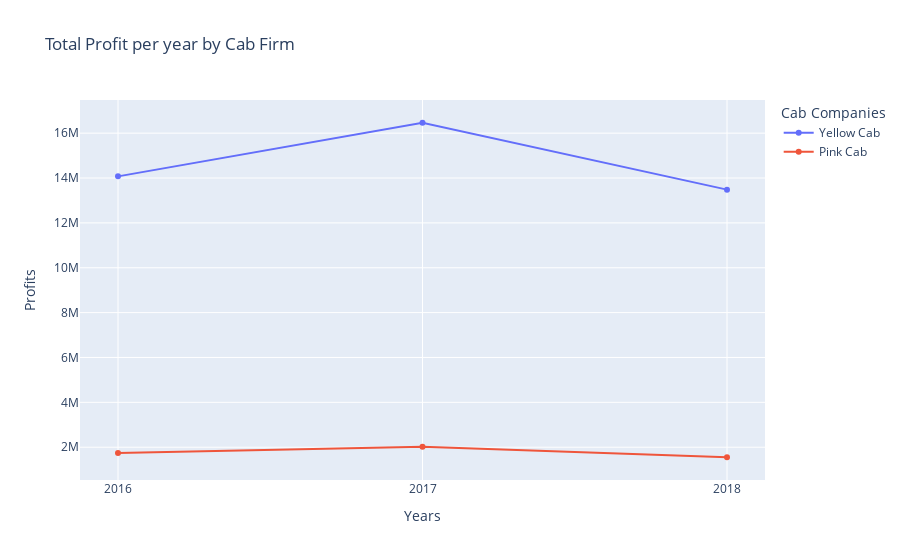

This figure's notebook cell:
### Code cell
# profit line chart

years_list = ["2016","2017","2018"]

def year_pink():
    
    
    
    profit_2016 = round ( taxi_data[(taxi_data['Year'] == 2016) & (taxi_data.Company == "Pink Cab")]["Profit"].sum() ,2)
    profit_2017 = round ( taxi_data[(taxi_data['Year'] == 2017) & (taxi_data.Company == "Pink Cab")]["Profit"].sum() ,2)
    profit_2018 = round ( taxi_data[(taxi_data['Year'] == 2018) & (taxi_data.Company == "Pink Cab")]["Profit"].sum() ,2)
    
    profits = [profit_2016, profit_2017, profit_2018]
    
    return profits

   

def year_yellow():
    
    
    profit_2016 = round ( taxi_data[(taxi_data['Year'] == 2016) & (taxi_data.Company == "Yellow Cab")]["Profit"].sum() ,2)
    profit_2017 = round ( taxi_data[(taxi_data['Year'] == 2017) & (taxi_data.Company == "Yellow Cab")]["Profit"].sum() ,2)
    profit_2018 = round ( taxi_data[(taxi_data['Year'] == 2018) & (taxi_data.Company == "Yellow Cab")]["Profit"].sum() ,2)
    
    profits = [profit_2016, profit_2017, profit_2018]
    
    return profits
   

yellow = year_yellow()
pink = year_pink()
zippedy = zip(yellow,years_list)
zippedp = zip(pink,years_list)

datap = pd.DataFrame(zippedp,columns=["Profit","Year"])
datay = pd.DataFrame(zippedy,columns=["Profit","Year"])

fig = go.Figure()
fig.add_trace(go.Scatter(x=datay.Year, y=datay.Profit,
                    mode='lines+markers',
                    name='Yellow Cab'
                    ))
fig.add_trace(go.Scatter(x=datap.Year, y=datap.Profit,
                    mode='lines+markers',
                    name='Pink Cab'
                     ))
fig.update_layout(
    title="Total Profit per year by Cab Firm",
    xaxis_title="Years",
    yaxis_title="Profits",
    legend_title="Cab Companies",
)

fig.show()

### Figure 1 — Plotly figure (JSON) as saved in the notebook; plotly's stock layout.template omitted (floating-point values rounded to 4 significant figures)
{"data": [{"mode": "lines+markers", "name": "Yellow Cab", "type": "scatter", "x": ["2016", "2017", "2018"], "y": [14070000.0, 16460000.0, 13480000.0]}, {"mode": "lines+markers", "name": "Pink Cab", "type": "scatter", "x": ["2016", "2017", "2018"], "y": [1740000.0, 2015000.0, 1552000.0]}], "layout": {"legend": {"title": {"text": "Cab Companies"}}, "title": {"text": "Total Profit per year by Cab Firm"}, "xaxis": {"title": {"text": "Years"}}, "yaxis": {"title": {"text": "Profits"}}}}
